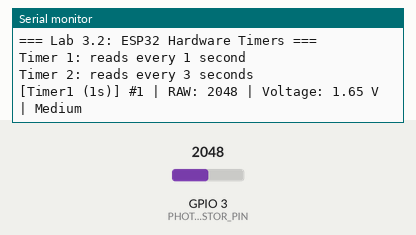
The program below on a simulated ESP32-S3. Parts: the last lines printed to the serial monitor. The inputs (shaded band) are chosen by the test bench; at power-on: GPIO 3 (PHOTORESISTOR_PIN) = 2048.

Above: at 2.2 s.
2.3 s: GPIO 3 (PHOTORESISTOR_PIN) set to 1460
At 3.8 s:
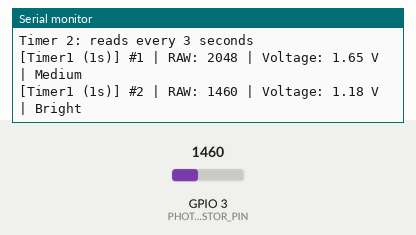
5.5 s: GPIO 3 (PHOTORESISTOR_PIN) set to 491
At 6.7 s:
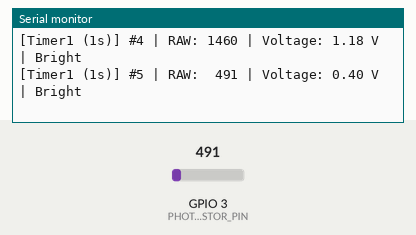
8.5 s: GPIO 3 (PHOTORESISTOR_PIN) set to 0
At 9.8 s:
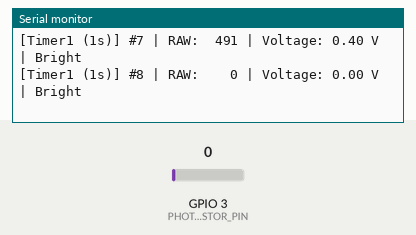
11.5 s: GPIO 3 (PHOTORESISTOR_PIN) set to 3040
At 12.6 s:
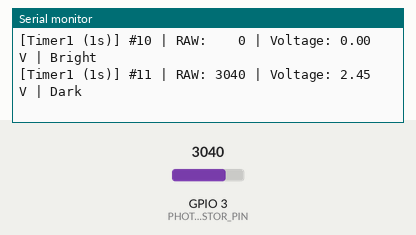
Timing chart, 0 to 14.5 s (numbered marks = the images above; inputs shaded):
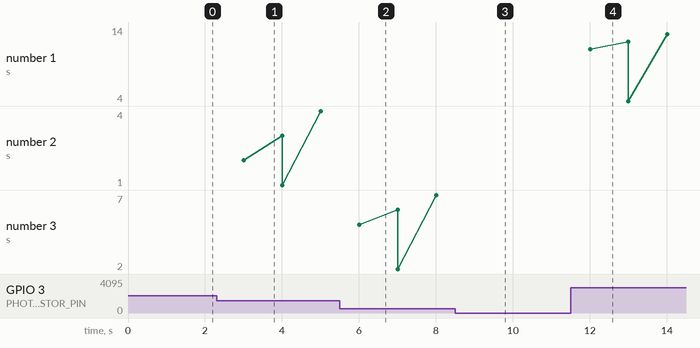

The program:

main.cpp
```cpp
#include <Arduino.h>

// --- Pin ---
#define PHOTORESISTOR_PIN  3  // GPIO3 (ADC1_CH2 on ESP32-S3)

// --- Timer intervals (microseconds) ---
#define TIMER1_INTERVAL_US  1000000  // 1 second
#define TIMER2_INTERVAL_US  3000000  // 3 seconds

// --- Hardware timer pointers ---
hw_timer_t *timer1 = NULL;
hw_timer_t *timer2 = NULL;

// --- Flags set by ISR, processed in loop ---
volatile bool timer1Fired = false;
volatile bool timer2Fired = false;

// --- Reading counters ---
int timer1Count = 0;
int timer2Count = 0;

// --- Timer ISR handlers ---
void IRAM_ATTR onTimer1() {
  timer1Fired = true;
}

void IRAM_ATTR onTimer2() {
  timer2Fired = true;
}

void readPhotoresistor(const char *timerName, int &count) {
  count++;
  int raw = analogRead(PHOTORESISTOR_PIN);
  float voltage = raw * (3.3 / 4095.0);

  Serial.printf("[%s] #%d | RAW: %4d | Voltage: %.2f V | %s\n",
    timerName, count, raw, voltage,
    raw > 3000 ? "Dark" : (raw > 1500 ? "Medium" : "Bright"));
}

void setup() {
  Serial.begin(115200);
  delay(1000);
  Serial.println("\n=== Lab 3.2: ESP32 Hardware Timers ===\n");
  Serial.println("Timer 1: reads every 1 second");
  Serial.println("Timer 2: reads every 3 seconds\n");

  // Timer 1: prescaler 80 → 1 tick = 1 µs (80 MHz / 80 = 1 MHz)
  timer1 = timerBegin(0, 80, true);
  timerAttachInterrupt(timer1, &onTimer1, true);
  timerAlarmWrite(timer1, TIMER1_INTERVAL_US, true);
  timerAlarmEnable(timer1);

  // Timer 2: same prescaler, different interval
  timer2 = timerBegin(1, 80, true);
  timerAttachInterrupt(timer2, &onTimer2, true);
  timerAlarmWrite(timer2, TIMER2_INTERVAL_US, true);
  timerAlarmEnable(timer2);
}

void loop() {
  if (timer1Fired) {
    timer1Fired = false;
    readPhotoresistor("Timer1 (1s)", timer1Count);
  }

  if (timer2Fired) {
    timer2Fired = false;
    readPhotoresistor("Timer2 (3s)", timer2Count);
  }

  delay(10);
}
```

Measured:
- after the input at 2.3 s, the serial monitor: prints a new line after 0.71 s (image 1)
- after the input at 5.5 s, the serial monitor: prints a new line after 0.51 s (image 2)
- after the input at 8.5 s, the serial monitor: prints a new line after 0.51 s (image 3)
- after the input at 11.5 s, the serial monitor: prints a new line after 0.51 s (image 4)
